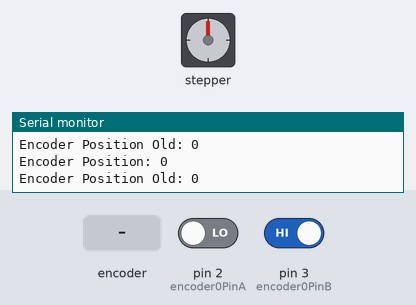
Simulated run of this sketch. Board: Arduino Uno, built with avr-gcc and run on an emulated ATmega328P. Shown: stepper motor, the last lines printed to the serial monitor. Inputs (shaded band) come from the test bench; at power-on: pin 2 (encoder0PinA) LOW, pin 3 (encoder0PinB) HIGH. Stepper angles assume 200 steps per turn.

Above: at 1.2 s.
1.3 s: rotary encoder on pin 2 (encoder0PinA) / pin 3 (encoder0PinB) turned 1 step (first pin leading)
At 2.3 s:
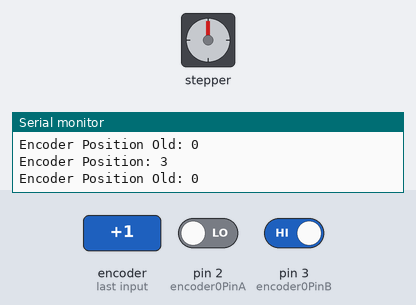
3.5 s: rotary encoder on pin 2 (encoder0PinA) / pin 3 (encoder0PinB) turned 3 steps (first pin leading)
At 4.8 s:
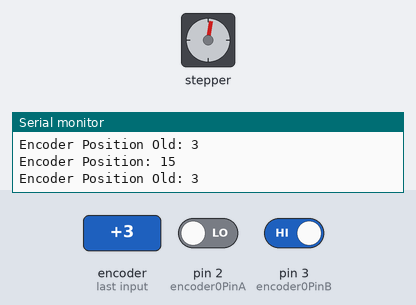
7.1 s: rotary encoder on pin 2 (encoder0PinA) / pin 3 (encoder0PinB) turned 1 step (first pin leading)
At 9.1 s:
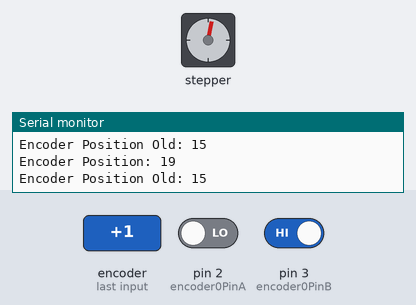
9.5 s: rotary encoder on pin 2 (encoder0PinA) / pin 3 (encoder0PinB) turned 3 steps (first pin leading)
At 10.4 s:
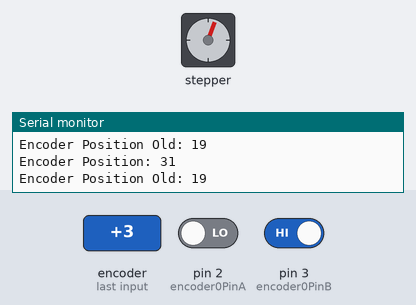
Timing chart, 0 to 12.5 s (numbered marks = the images above; inputs shaded):
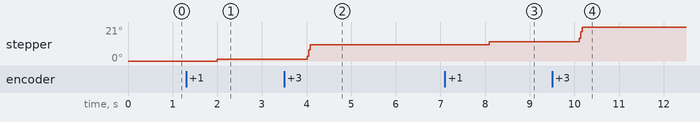

The sketch:

Q5a.ino
```cpp
// Initialize and Define DC Motor variables
#define encoder0PinA 2
#define encoder0PinB 3

// Variables for reading the encoder's position
volatile unsigned int encoderPos_f = 0;
volatile unsigned int encoderPos_f_old = 0;

//Initialize and Define Stepper Motor
#include <Wire.h>
#include <Adafruit_MotorShield.h>
#include "utility/Adafruit_MS_PWMServoDriver.h"


// Create the motor shield object with the default I2C address
Adafruit_MotorShield AFMS = Adafruit_MotorShield();

// Initialize the stepper motor with 200 steps per rev
Adafruit_StepperMotor *myMotor = AFMS.getStepper(200, 2);


void setup() {

  pinMode(encoder0PinA, INPUT);
  pinMode(encoder0PinB, INPUT);

// encoder pin on interrupt 0 (pin 2)
  attachInterrupt(0, doEncoderA, CHANGE);

// encoder pin on interrupt 1 (pin 3)
  attachInterrupt(1, doEncoderB, CHANGE);

  Serial.begin (9600);
  AFMS.begin();
// Set the rotational speed of the stepper motor
  myMotor->setSpeed(20);
}

void loop() {
  Serial.print("Encoder Position: ");
  Serial.println(encoderPos_f);
  Serial.print("Encoder Position Old: ");
  Serial.println(encoderPos_f_old);

  if (encoderPos_f != encoderPos_f_old) {
    // Find the absolute value of the difference between the encoder's new and old positions
    int difference = encoderPos_f - encoderPos_f_old;
    difference = abs(difference);

    // Get the proportional number of steps needed to match the encoder
    // DC motor Rev = 465, Stepper motor Rev = 200
    int stepsToTake = map(difference, 0, 465, 0, 200);

    // If the encoder value increases
    if (encoderPos_f > encoderPos_f_old) {
      // move stepper CW at a rate that's proportional to the DC motor
      // Tell the stepper motor to move that many steps
      myMotor->step(stepsToTake, FORWARD, SINGLE);

    }

    else if (encoderPos_f < encoderPos_f_old) {
      // move stepper CCW at rate that's proportional to the DC motor
      myMotor->step(stepsToTake, BACKWARD, SINGLE);
    }
  }

  // Reset the old value of the encoder
  encoderPos_f_old = encoderPos_f;

  // Allows time for stepper motor to rotate
  delay(1000);
}


// Code for Encoder in DC Motor
void doEncoderA(){
  // look for a low-to-high on channel A
  if (digitalRead(encoder0PinA) == HIGH) {
    // check channel B to see which way encoder is turning
    if (digitalRead(encoder0PinB) == LOW) {

        encoderPos_f = encoderPos_f + 1;         // CW Rotation
    }
    else {
        encoderPos_f = encoderPos_f - 1;        // CCW Rotation
    }
  }
  else   // must be a high-to-low edge on channel A
  {
    // check channel B to see which way encoder is turning
    if (digitalRead(encoder0PinB) == HIGH) {

        encoderPos_f = encoderPos_f + 1;          // CW Rotation
    }
    else {
        encoderPos_f = encoderPos_f - 1;          // CCW Rotation
    }
  }
}

void doEncoderB(){
  // look for a low-to-high on channel B
  if (digitalRead(encoder0PinB) == HIGH) {
   // check channel A to see which way encoder is turning
    if (digitalRead(encoder0PinA) == HIGH) {

        encoderPos_f = encoderPos_f + 1;         // CW Rotation
    }
    else {
        encoderPos_f = encoderPos_f - 1;         // CCW Rotation
    }
  }
  // Look for a high-to-low on channel B
  else {
    // check channel B to see which way encoder is turning
    if (digitalRead(encoder0PinA) == LOW) {
        encoderPos_f = encoderPos_f + 1;          // CW Rotation
    }
    else {
        encoderPos_f = encoderPos_f - 1;         // CCW Rotation
    }
  }
}
```
